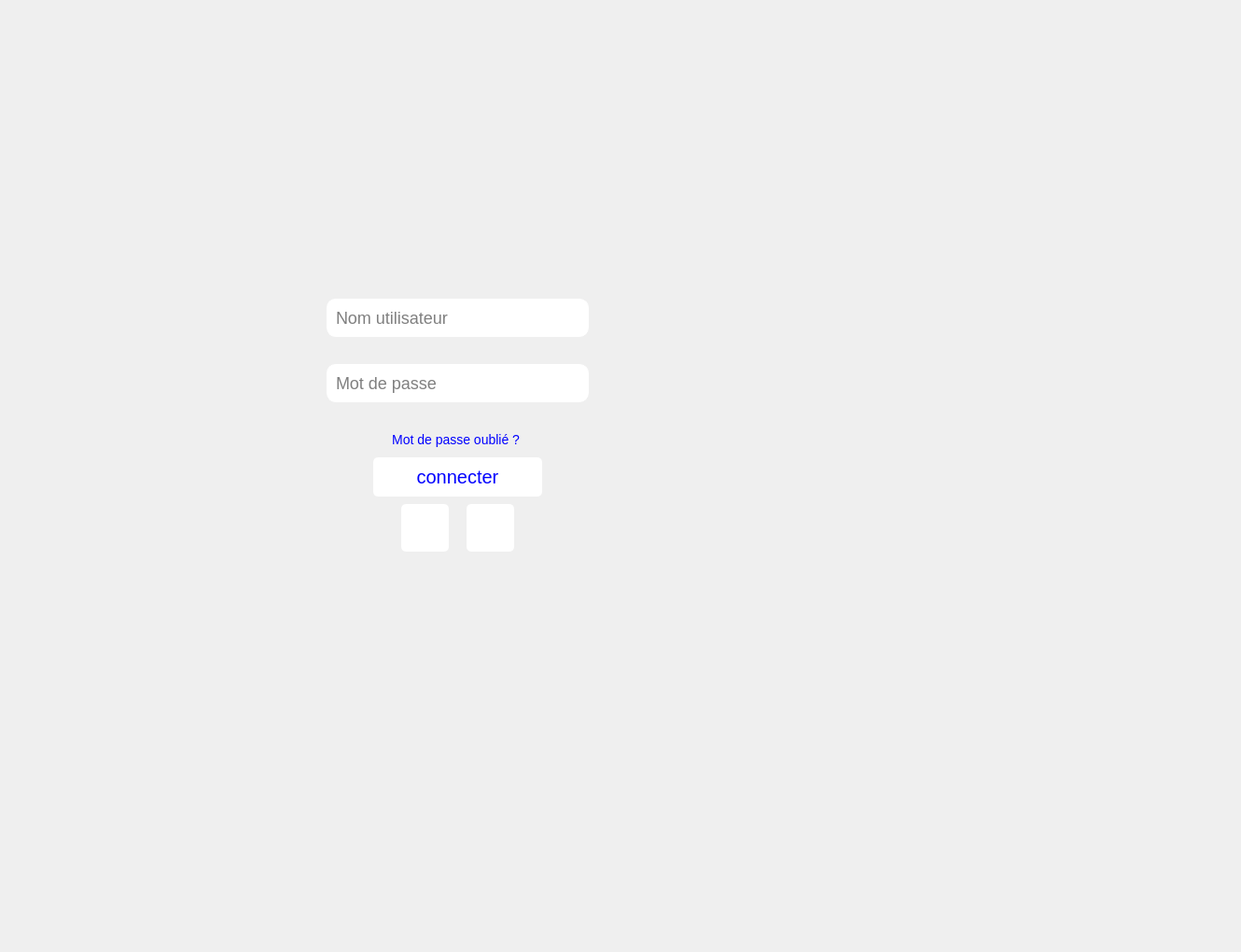
    <widget class="QWidget" name="login">
     <widget class="QLabel" name="label_11">
      <property name="geometry">
       <rect>
        <x>0</x>
        <y>-150</y>
        <width>1321</width>
        <height>1011</height>
       </rect>
      </property>
      <property name="text">
       <string/>
      </property>
      <property name="pixmap">
       <pixmap resource="ressources.qrc">:/new/prefix1/icon/KK.png</pixmap>
      </property>
     </widget>
     <widget class="QLabel" name="label_13">
      <property name="geometry">
       <rect>
        <x>10</x>
        <y>10</y>
        <width>111</width>
        <height>21</height>
       </rect>
      </property>
      <property name="text">
       <string/>
      </property>
      <property name="pixmap">
       <pixmap resource="ressources.qrc">:/new/prefix1/icon/appname.png</pixmap>
      </property>
     </widget>
     <widget class="QLineEdit" name="user">
      <property name="geometry">
       <rect>
        <x>350</x>
        <y>320</y>
        <width>281</width>
        <height>41</height>
       </rect>
      </property>
      <property name="styleSheet">
       <string notr="true">QLineEdit {
    background-color: white;
    color: black;
    border: 1px solid white;
    border-radius: 10px;
    padding: 7px; 
    selection-background-color: #6dae84;
    font-size: 18px; 
}

QLineEdit:focus {
    border: 1px solid #6dae84;
}
QlineEdit:hover{
border: 1px solid #6dae84;
}</string>
      </property>
      <property name="placeholderText">
       <string extracomment="nom de l'utilisateur">Nom utilisateur</string>
      </property>
     </widget>
     <widget class="QLineEdit" name="mtp">
      <property name="geometry">
       <rect>
        <x>350</x>
        <y>390</y>
        <width>281</width>
        <height>41</height>
       </rect>
      </property>
      <property name="styleSheet">
       <string notr="true">QLineEdit {
    background-color: white;
    color: black;
    border: 1px solid white;
    border-radius: 10px;
    padding: 7px; 
    selection-background-color: #6dae84;
    font-size: 18px; 
}

QLineEdit:focus {
    border: 1px solid #6dae84;
}
QlineEdit:hover{
border: 1px solid #6dae84;
}</string>
      </property>
      <property name="echoMode">
       <enum>QLineEdit::Password</enum>
      </property>
      <property name="placeholderText">
       <string extracomment="mot de passe">Mot de passe</string>
      </property>
     </widget>
     <widget class="QPushButton" name="login_2">
      <property name="geometry">
       <rect>
        <x>400</x>
        <y>490</y>
        <width>181</width>
        <height>42</height>
       </rect>
      </property>
      <property name="styleSheet">
       <string notr="true">QPushButton {
    
	background-color: #FFFFFF;
	    color: blue;
    padding: 10px 20px;
    border: none;
    border-radius: 5px;
    font-size: 20px;
 font-family: &quot;Berlin Sans FB&quot;, sans-serif; 
}

QPushButton:hover {
   	background-color: #F8F8F8;
    color: grey;

}

QPushButton:pressed {
background-color: #EDF1F6;
    color: black;
}</string>
      </property>
      <property name="text">
       <string>connecter</string>
      </property>
      <property name="iconSize">
       <size>
        <width>20</width>
        <height>20</height>
       </size>
      </property>
     </widget>
     <widget class="QLabel" name="label_33">
      <property name="geometry">
       <rect>
        <x>450</x>
        <y>180</y>
        <width>91</width>
        <height>91</height>
       </rect>
      </property>
      <property name="text">
       <string/>
      </property>
      <property name="pixmap">
       <pixmap resource="ressources.qrc">:/new/prefix1/icon/logos.png</pixmap>
      </property>
      <property name="scaledContents">
       <bool>false</bool>
      </property>
      <property name="alignment">
       <set>Qt::AlignRight|Qt::AlignTrailing|Qt::AlignVCenter</set>
      </property>
      <property name="wordWrap">
       <bool>true</bool>
      </property>
      <property name="openExternalLinks">
       <bool>true</bool>
      </property>
      <property name="textInteractionFlags">
       <set>Qt::LinksAccessibleByMouse|Qt::TextSelectableByKeyboard</set>
      </property>
     </widget>
     <widget class="QPushButton" name="scanface">
      <property name="geometry">
       <rect>
        <x>500</x>
        <y>540</y>
        <width>51</width>
        <height>51</height>
       </rect>
      </property>
      <property name="styleSheet">
       <string notr="true">QPushButton {
    
	background-color: #FFFFFF;
	    color: blue;
    padding: 10px 20px;
    border: none;
    border-radius: 5px;
    font-size: 20px;
 font-family: &quot;Berlin Sans FB&quot;, sans-serif; 
}

QPushButton:hover {
   	background-color: #F8F8F8;
    color: grey;

}

QPushButton:pressed {
background-color: #EDF1F6;
    color: black;
}</string>
      </property>
      <property name="text">
       <string/>
      </property>
      <property name="icon">
       <iconset resource="ressources.qrc">
        <normaloff>:/new/prefix1/icon/reconnaissance-de-visage.png</normaloff>:/new/prefix1/icon/reconnaissance-de-visage.png</iconset>
      </property>
      <property name="iconSize">
       <size>
        <width>40</width>
        <height>40</height>
       </size>
      </property>
     </widget>
     <widget class="QPushButton" name="forgetmtp">
      <property name="geometry">
       <rect>
        <x>420</x>
        <y>460</y>
        <width>141</width>
        <height>21</height>
       </rect>
      </property>
      <property name="styleSheet">
       <string notr="true">QPushButton {
    
	background-color: none;
	    color: blue;
    padding: 0px 0px;
    border: none;
    border-radius: 0px;
    font-size: 14px;
 font-family: &quot;Berlin Sans FB&quot;, sans-serif; 
}

QPushButton:hover {
   	background-color: none;
    color: grey;

}

QPushButton:pressed {
background-color: none;
    color: black;
}</string>
      </property>
      <property name="text">
       <string>Mot de passe oublié ? </string>
      </property>
      <property name="iconSize">
       <size>
        <width>20</width>
        <height>20</height>
       </size>
      </property>
     </widget>
     <widget class="QPushButton" name="login_3">
      <property name="geometry">
       <rect>
        <x>430</x>
        <y>540</y>
        <width>51</width>
        <height>51</height>
       </rect>
      </property>
      <property name="styleSheet">
       <string notr="true">QPushButton {
    
	background-color: #FFFFFF;
	    color: blue;
    padding: 10px 20px;
    border: none;
    border-radius: 5px;
    font-size: 20px;
 font-family: &quot;Berlin Sans FB&quot;, sans-serif; 
}

QPushButton:hover {
   	background-color: #F8F8F8;
    color: grey;

}

QPushButton:pressed {
background-color: #EDF1F6;
    color: black;
}</string>
      </property>
      <property name="text">
       <string/>
      </property>
      <property name="icon">
       <iconset>
        <normalon>:/new/prefix1/icon/scanner.png</normalon>
       </iconset>
      </property>
      <property name="iconSize">
       <size>
        <width>45</width>
        <height>45</height>
       </size>
      </property>
     </widget>
    </widget>
